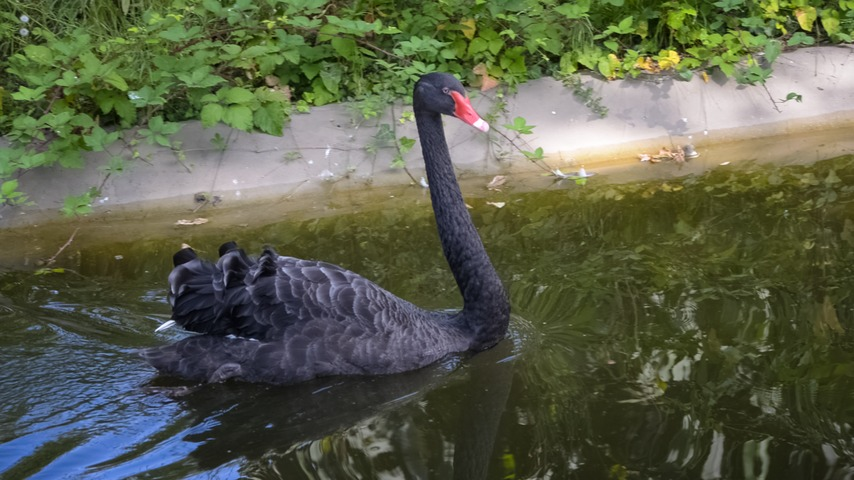
%> input picture test_frames/00000.jpg, 854 x 480 px; its folder holds only this picture in this run
$ octave dynamic_image.m   (GNU Octave 9; MATLAB toolbox functions it lacks are replaced by stand-ins)
%> lines starting %> are read from the running program, lines starting %| are printed output that depends on the picture
% Read Image First
frame_list = dir('./test_frames/');
[frame_num,] = size(frame_list);
Clip_length = 16;
video_clip = zeros(112,112,3,Clip_length,'double');
for index = 3:1:frame_num
    %skip the current folder and the parent folder
    frame_name = frame_list(index).name;
    img = imread(strcat('./test_frames/',frame_name));
%> img is the input picture: size 480x854x3 uint8; mean R, G, B 90.4, 95.7, 73.4
    img = imresize(img,[112 112]);
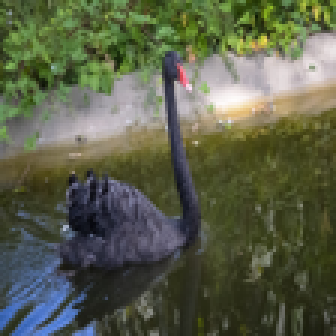
%> img: size 112x112x3 uint8 (shown 3 times larger); mean R, G, B 90.4, 95.7, 73.4
    img = im2double(img);
%> img: size 112x112x3 double
    video_clip(:,:,:,index-2) = img(:,:,:);
end
dynamic_img = RankPooling(video_clip);
figure(1)
imshow(dynamic_img);


function NewImg = RankPooling(X)
% approximate rank pooling
% ids indicates frame-video association (must be in range [1-N])
    ids = ones(1,size(X,4));
    nVideos = max(ids);   % The number of video
%> nVideos = 1
    for v=1:nVideos       % The number of videos
        % pool among frames
        indv = find(ids==v);   % The num of frame of every video
        if isempty(indv)
            error('Error: No frames in video %d',v);
        end
        N = numel(indv);
        % magic numbers
        fw = zeros(1,N);
        if N==1
            fw = 1;
        else
        for i=1:N
          fw(i) = sum((2*(i:N)-N-1) ./ (i:N));
        end
        end
        a = sum(bsxfun(@times,X(:,:,:,indv),...
        reshape(single(fw),[1 1 1 numel(indv)])),4);

        % !!!The dynamic image must be normalized to the rang of [0,1], Or the visualization will be not correct.!!!
        % !!! The following code is for normalization!!!
        %A1 A2 A3 is the three channels of the dynamic image
        A1 = a(:,:,1);
        A2 = a(:,:,2);
        A3 = a(:,:,3);

        % The first step is to subtract the mean of the channel for each pixels
        A1 = A1 - mean(A1(:));
        A2 = A2 - mean(A2(:));
        A3 = A3 - mean(A3(:));

        %The second step is to normalize the pixel value to the range of [0,1]
        [Max,I] = max(A1(:));
        [Min,I] = min(A1(:));
        A1 = (A1 - Min)/(Max - Min);

        [Max,I] = max(A2(:));
        [Min,I] = min(A2(:));
        A2 = (A2 - Min)/(Max - Min);

        [Max,I] = max(A3(:));
        [Min,I] = min(A3(:));
        A3 = (A3 - Min)/(Max - Min);
        NewImg = zeros(size(X,1),size(X,2),size(X,3),'double');
        NewImg(:,:,1) = A1;
        NewImg(:,:,2) = A2;
        NewImg(:,:,3) = A3;
    end
%> this loop made 1 pass
%> (Max, I, Min) on pass 1: (7.03, 8658, -17.74)
%> pass 1, in RankPooling, `a = sum(bsxfun(@times,X(:,:,:,indv), reshape(single(fw),[1 1 1 numel(i..`:
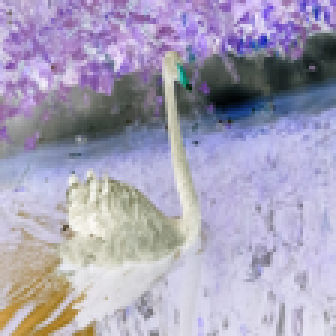
%> a: size 112x112x3 single (shown 3 times larger); mean R, G, B -9.03, -9.56, -7.33; drawn with min black and max white
%> pass 1, in RankPooling, `A1 = a(:,:,1);`:
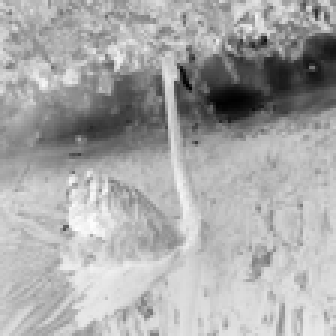
%> A1: size 112x112 single (shown 3 times larger); min -25.47, max -0.599, mean -9.03; drawn with min black and max white
%> pass 1, in RankPooling, `A2 = a(:,:,2);`:
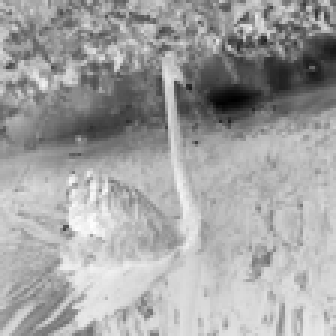
%> A2: size 112x112 single (shown 3 times larger); min -25.17, max -0.699, mean -9.56; drawn with min black and max white
%> pass 1, in RankPooling, `A3 = a(:,:,3);`:
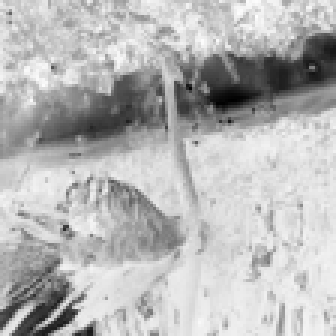
%> A3: size 112x112 single (shown 3 times larger); min -25.07, max -0.3, mean -7.33; drawn with min black and max white
%> after the loop, fw = [-25.47 -10.47 -3.97 -0.306 1.94 3.34 4.18 4.61 4.73 4.62 4.32 3.87 3.28 2.59 1.8 0.938]
end

$ run again, on test_frames/00004.jpg
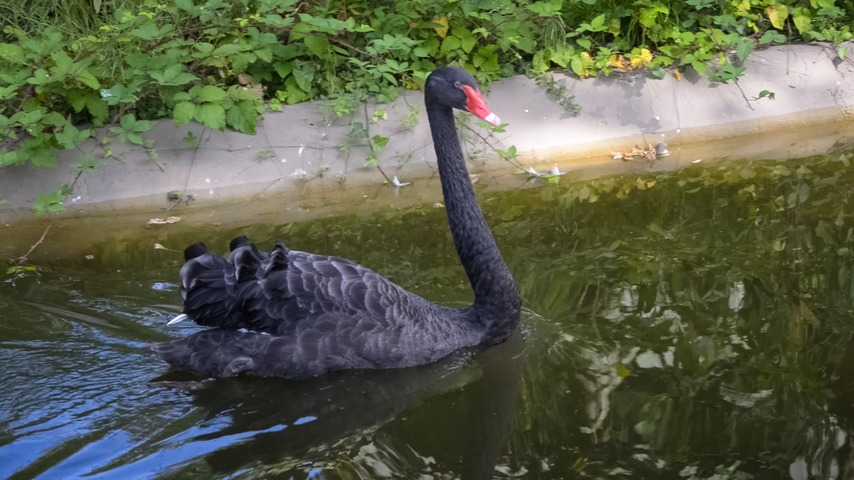
%> input picture test_frames/00004.jpg, 854 x 480 px
%> img is the input picture: size 480x854x3 uint8; mean R, G, B 91.5, 96.4, 74.8
%> the loop in RankPooling, `for v=1:nVideos` made 1 pass
%> (Max, I, Min) on pass 1: (7.08, 7196, -18)
%> pass 1, in RankPooling, `A2 = a(:,:,2);`:
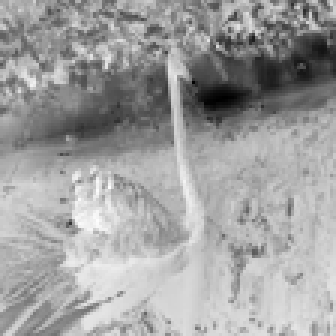
%> A2: size 112x112 single (shown 3 times larger); min -25.07, max -0.4, mean -9.63; drawn with min black and max white
%> pass 1, in RankPooling, `A3 = a(:,:,3);`:
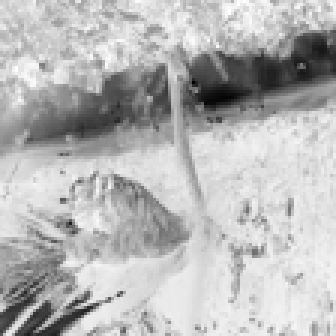
%> A3: size 112x112 single (shown 3 times larger); min -25.47, max -0.4, mean -7.48; drawn with min black and max white
%> after the loop in RankPooling, `for v=1:nVideos`: fw = [-25.47 -10.47 -3.97 -0.306 1.94 3.34 4.18 4.61 4.73 4.62 4.32 3.87 3.28 2.59 1.8 0.938]

$ run again, on test_frames/00001.jpg
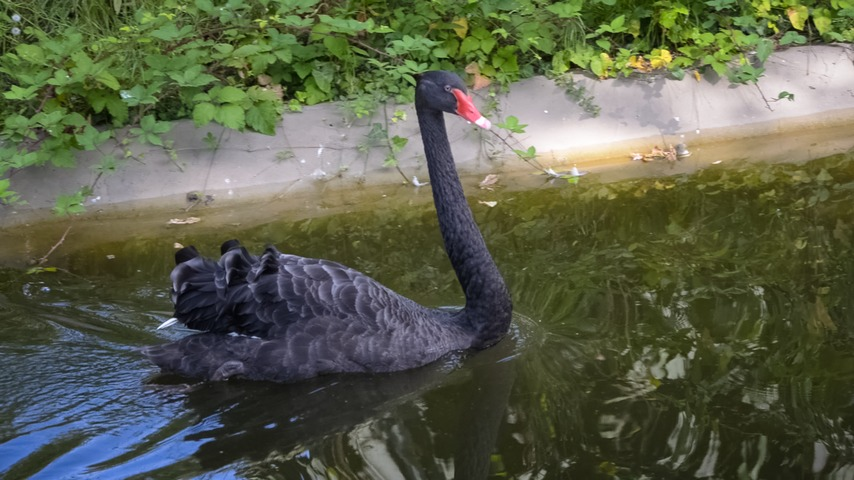
%> input picture test_frames/00001.jpg, 854 x 480 px
%> img is the input picture: size 480x854x3 uint8; mean R, G, B 90.8, 95.9, 74
%> the loop in RankPooling, `for v=1:nVideos` made 1 pass
%> (Max, I, Min) on pass 1: (6.99, 7085, -18.08)
%> pass 1, in RankPooling, `A2 = a(:,:,2);`:
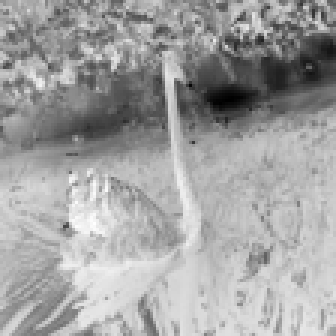
%> A2: size 112x112 single (shown 3 times larger); min -25.07, max -0.599, mean -9.58; drawn with min black and max white
%> pass 1, in RankPooling, `A3 = a(:,:,3);`:
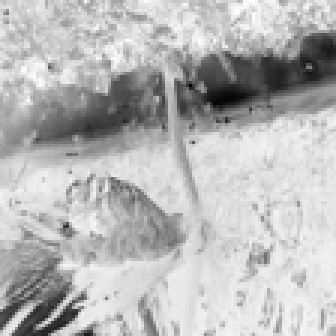
%> A3: size 112x112 single (shown 3 times larger); min -25.47, max -0.4, mean -7.39; drawn with min black and max white
%> after the loop in RankPooling, `for v=1:nVideos`: fw = [-25.47 -10.47 -3.97 -0.306 1.94 3.34 4.18 4.61 4.73 4.62 4.32 3.87 3.28 2.59 1.8 0.938]
